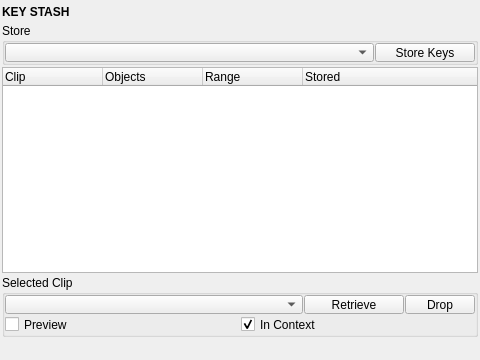
<?xml version="1.0" encoding="UTF-8"?>
<ui version="4.0">
 <class>key_stash</class>
 <widget class="QMainWindow" name="key_stash">
  <property name="geometry">
   <rect>
    <x>0</x>
    <y>0</y>
    <width>480</width>
    <height>360</height>
   </rect>
  </property>
  <property name="accessibleDescription">
   <string>Park keys out of the working animation as clips, then preview or retrieve them.</string>
  </property>
  <widget class="QWidget" name="centralwidget">
   <property name="minimumSize">
    <size>
     <width>480</width>
     <height>0</height>
    </size>
   </property>
   <layout class="QVBoxLayout" name="verticalLayout">
    <property name="spacing">
     <number>2</number>
    </property>
    <property name="leftMargin">
     <number>2</number>
    </property>
    <property name="topMargin">
     <number>2</number>
    </property>
    <property name="rightMargin">
     <number>2</number>
    </property>
    <property name="bottomMargin">
     <number>2</number>
    </property>
    <item>
     <widget class="Header" name="header">
      <property name="minimumSize">
       <size>
        <width>0</width>
        <height>19</height>
       </size>
      </property>
      <property name="maximumSize">
       <size>
        <width>16777215</width>
        <height>19</height>
       </size>
      </property>
      <property name="font">
       <font>
        <weight>75</weight>
        <bold>true</bold>
       </font>
      </property>
      <property name="text">
       <string>KEY STASH</string>
      </property>
     </widget>
    </item>
    <item>
     <widget class="QGroupBox" name="store_group">
      <property name="sizePolicy">
       <sizepolicy hsizetype="Preferred" vsizetype="Fixed">
        <horstretch>0</horstretch>
        <verstretch>0</verstretch>
       </sizepolicy>
      </property>
      <property name="title">
       <string>Store</string>
      </property>
      <layout class="QHBoxLayout" name="store_layout">
       <property name="spacing">
        <number>1</number>
       </property>
       <property name="leftMargin">
        <number>0</number>
       </property>
       <property name="topMargin">
        <number>0</number>
       </property>
       <property name="rightMargin">
        <number>0</number>
       </property>
       <property name="bottomMargin">
        <number>0</number>
       </property>
       <item>
        <widget class="ComboBox" name="cmb000">
         <property name="minimumSize">
          <size>
           <width>0</width>
           <height>19</height>
          </size>
         </property>
         <property name="maximumSize">
          <size>
           <width>16777215</width>
           <height>19</height>
          </size>
         </property>
         <property name="toolTip">
          <string>Which keys Store Keys takes: the selected keys, the timeline selection (Maya: a drag-selected time slider range; Blender: the preview range), or the playback range (Blender: the scene frame range). The last two act on the selected objects.</string>
         </property>
        </widget>
       </item>
       <item>
        <widget class="PushButton" name="b000">
         <property name="minimumSize">
          <size>
           <width>0</width>
           <height>19</height>
          </size>
         </property>
         <property name="maximumSize">
          <size>
           <width>100</width>
           <height>19</height>
          </size>
         </property>
         <property name="toolTip">
          <string>Move the source keys out of the working animation into a new stored clip. The keys leave a plain gap (neighbours interpolate across it).</string>
         </property>
         <property name="text">
          <string>Store Keys</string>
         </property>
        </widget>
       </item>
      </layout>
     </widget>
    </item>
    <item>
     <widget class="TreeWidget" name="tree000">
      <property name="sizePolicy">
       <sizepolicy hsizetype="Expanding" vsizetype="Expanding">
        <horstretch>0</horstretch>
        <verstretch>1</verstretch>
       </sizepolicy>
      </property>
      <property name="toolTip">
       <string>Stored key clips. Each row is a set of keys parked out of the working animation: they do not evaluate or export until retrieved. Double-click a clip to select its objects.</string>
      </property>
      <property name="selectionMode">
       <enum>QAbstractItemView::SingleSelection</enum>
      </property>
      <property name="rootIsDecorated">
       <bool>false</bool>
      </property>
      <column>
       <property name="text">
        <string notr="true">Clip</string>
       </property>
      </column>
      <column>
       <property name="text">
        <string notr="true">Objects</string>
       </property>
      </column>
      <column>
       <property name="text">
        <string notr="true">Range</string>
       </property>
      </column>
      <column>
       <property name="text">
        <string notr="true">Stored</string>
       </property>
      </column>
     </widget>
    </item>
    <item>
     <widget class="QGroupBox" name="clip_group">
      <property name="sizePolicy">
       <sizepolicy hsizetype="Preferred" vsizetype="Fixed">
        <horstretch>0</horstretch>
        <verstretch>0</verstretch>
       </sizepolicy>
      </property>
      <property name="title">
       <string>Selected Clip</string>
      </property>
      <layout class="QVBoxLayout" name="clip_layout">
       <property name="spacing">
        <number>1</number>
       </property>
       <property name="leftMargin">
        <number>0</number>
       </property>
       <property name="topMargin">
        <number>0</number>
       </property>
       <property name="rightMargin">
        <number>0</number>
       </property>
       <property name="bottomMargin">
        <number>0</number>
       </property>
       <item>
        <layout class="QHBoxLayout" name="retrieve_layout">
         <property name="spacing">
          <number>1</number>
         </property>
         <item>
          <widget class="ComboBox" name="cmb001">
           <property name="minimumSize">
            <size>
             <width>0</width>
             <height>19</height>
            </size>
           </property>
           <property name="maximumSize">
            <size>
             <width>16777215</width>
             <height>19</height>
            </size>
           </property>
           <property name="toolTip">
            <string>Where Retrieve puts the clip back: on its original frames, or with its first key on the current time.</string>
           </property>
          </widget>
         </item>
         <item>
          <widget class="PushButton" name="b001">
           <property name="minimumSize">
            <size>
             <width>0</width>
             <height>19</height>
            </size>
           </property>
           <property name="maximumSize">
            <size>
             <width>100</width>
             <height>19</height>
            </size>
           </property>
           <property name="toolTip">
            <string>Put the selected clip's keys back on their curves (keys at the same frames are replaced) and forget the clip.</string>
           </property>
           <property name="text">
            <string>Retrieve</string>
           </property>
          </widget>
         </item>
         <item>
          <widget class="PushButton" name="b003">
           <property name="minimumSize">
            <size>
             <width>0</width>
             <height>19</height>
            </size>
           </property>
           <property name="maximumSize">
            <size>
             <width>70</width>
             <height>19</height>
            </size>
           </property>
           <property name="toolTip">
            <string>Discard the selected clip. Its keys are deleted for good.</string>
           </property>
           <property name="text">
            <string>Drop</string>
           </property>
          </widget>
         </item>
        </layout>
       </item>
       <item>
        <layout class="QHBoxLayout" name="preview_layout">
         <property name="spacing">
          <number>1</number>
         </property>
         <item>
          <widget class="QCheckBox" name="chk001">
           <property name="minimumSize">
            <size>
             <width>0</width>
             <height>19</height>
            </size>
           </property>
           <property name="maximumSize">
            <size>
             <width>16777215</width>
             <height>19</height>
            </size>
           </property>
           <property name="toolTip">
            <string>Play the selected clip on its objects through a temporary override, without retrieving it. The timeline is clamped to the clip while on. Uncheck to end; nothing is left behind.</string>
           </property>
           <property name="text">
            <string>Preview</string>
           </property>
          </widget>
         </item>
         <item>
          <widget class="QCheckBox" name="chk000">
           <property name="minimumSize">
            <size>
             <width>0</width>
             <height>19</height>
            </size>
           </property>
           <property name="maximumSize">
            <size>
             <width>16777215</width>
             <height>19</height>
            </size>
           </property>
           <property name="toolTip">
            <string>Preview in context: the scene animation plays up to the clip, the clip takes over for its range, then the scene animation resumes. Off holds the clip's end poses outside its range.</string>
           </property>
           <property name="text">
            <string>In Context</string>
           </property>
           <property name="checked">
            <bool>true</bool>
           </property>
          </widget>
         </item>
        </layout>
       </item>
      </layout>
     </widget>
    </item>
    <item>
     <widget class="Footer" name="footer" native="true">
      <property name="minimumSize">
       <size>
        <width>0</width>
        <height>19</height>
       </size>
      </property>
      <property name="maximumSize">
       <size>
        <width>16777215</width>
        <height>19</height>
       </size>
      </property>
     </widget>
    </item>
   </layout>
  </widget>
 </widget>
 <customwidgets>
  <customwidget>
   <class>Header</class>
   <extends>QLabel</extends>
   <header>uitk.widgets.header.Header.h</header>
  </customwidget>
  <customwidget>
   <class>Footer</class>
   <extends>QWidget</extends>
   <header>uitk.widgets.footer</header>
  </customwidget>
  <customwidget>
   <class>ComboBox</class>
   <extends>QComboBox</extends>
   <header>uitk.widgets.comboBox.ComboBox.h</header>
  </customwidget>
  <customwidget>
   <class>PushButton</class>
   <extends>QPushButton</extends>
   <header>uitk.widgets.pushButton</header>
  </customwidget>
  <customwidget>
   <class>TreeWidget</class>
   <extends>QTreeWidget</extends>
   <header>uitk.widgets.treeWidget</header>
  </customwidget>
 </customwidgets>
 <resources/>
 <connections/>
</ui>
